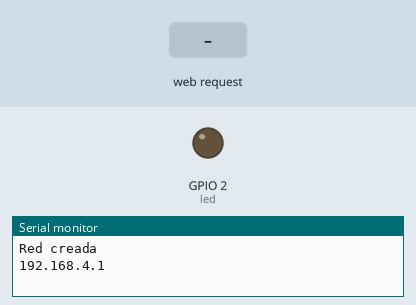
Simulated run of this sketch. Board: ESP32. On the bench: output pins drawn as LEDs (lit = HIGH), the last lines printed to the serial monitor. The inputs (shaded band) are chosen by the test bench.

Above: at 1.2 s.
1.3 s: HTTP request GET /comando?valor=b received
At 2.0 s:
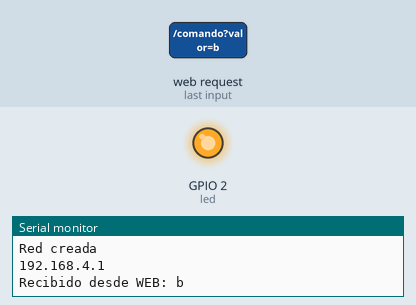
2.8 s: HTTP request GET /comando received
4.3 s: HTTP request GET /comando?valor=c received
Timing chart, 0 to 7.3 s (numbered marks = the images above; inputs shaded):
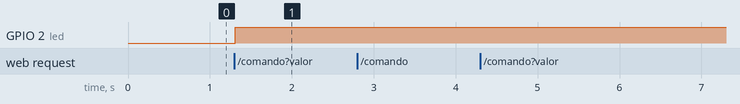

Measured:
- after the input at 1.3 s, GPIO 2 (led): LOW → HIGH at once

The sketch:

esp32_cod.ino
```cpp
#include <WiFi.h>
#include <WebServer.h>

const char* ssid = "ESP32_Kenartus";
const char* password = "12345678";

WebServer server(80);

int led = 2;

// Pines UART2 (puedes cambiarlos)
#define RXD2 16
#define TXD2 17


//================ FUNCION PARA ENVIAR AL SERIAL2 ================


//================ SETUP =================

void setup()
{
  Serial.begin(115200);

  // Inicializar UART2
  Serial2.begin(9600, SERIAL_8N1, RXD2, TXD2);

  pinMode(led, OUTPUT);

  WiFi.softAP(ssid, password);

  Serial.println("Red creada");
  Serial.println(WiFi.softAPIP());

  server.on("/comando", recibirComando);
  server.begin();
}


//================ LOOP =================

void loop()
{
  server.handleClient();
}


//================ FUNCION WEB =================

void recibirComando()
{
  String valor = server.arg("valor");

  Serial.println("Recibido desde WEB: " + valor);

  // reenviar al puerto serial 2
  enviarSerial2(valor);

  // solo para prueba con LED
  if(valor == "b" || valor == "c")
  {
    digitalWrite(led, HIGH);
  }

  if(valor == "a")
  {
    digitalWrite(led, LOW);
  }

  if(valor == "e" || valor == "f")
  {
    digitalWrite(led, HIGH);
  }

  if(valor == "d")
  {
    digitalWrite(led, LOW);
  }

  if(valor == "h" || valor == "i")
  {
    digitalWrite(led, HIGH);
  }

  if(valor == "g")
  {
    digitalWrite(led, LOW);
  }

  server.send(200,"text/plain","OK");
}
void enviarSerial2(String comando)
{
  for (int i = 0; i < comando.length(); i++) {
    Serial2.write(comando[i]);
    delay(10); // Puedes ajustar el tiempo según tu necesidad
  }
}
```
